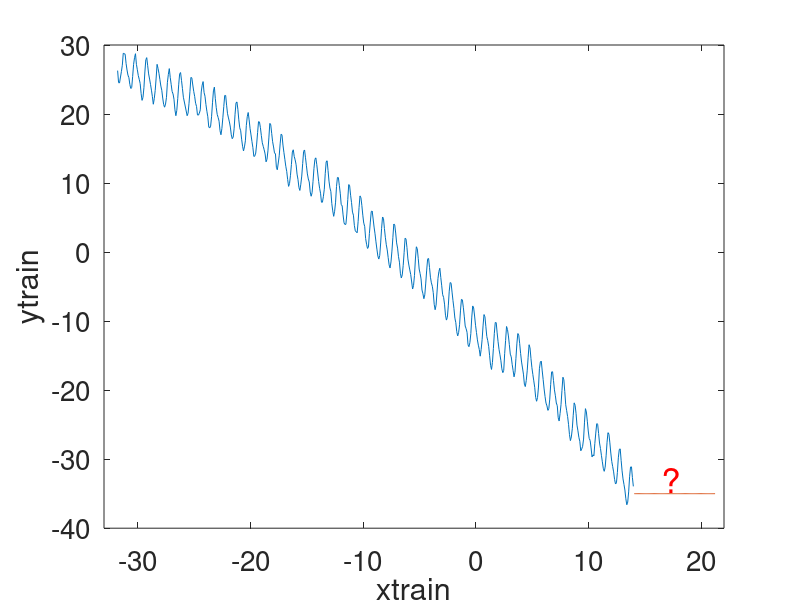
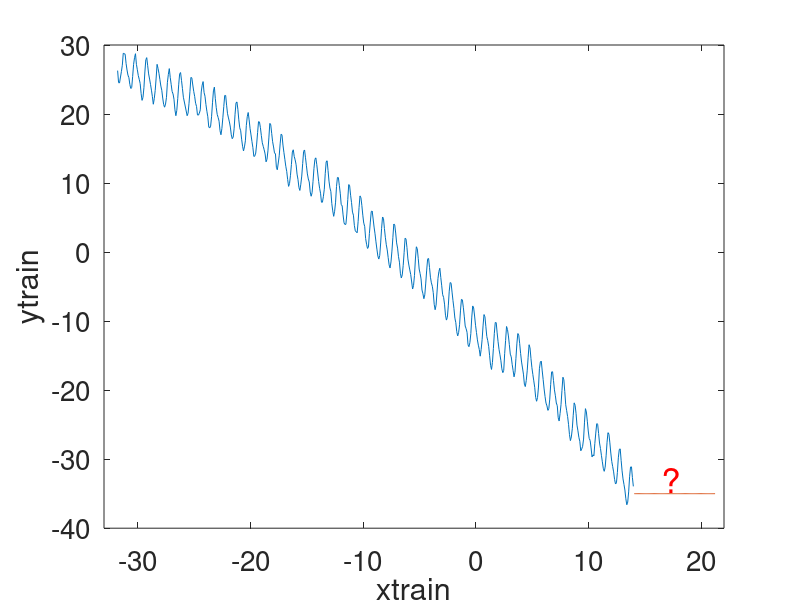

Source code (MATLAB) for these figures, in order:
close all;clc;clear;

load question1
f = figure;

hold on
plot(xtrain,ytrain)
plot(xtest,ones(87,1)*-35)
text(16.5,-33,'?','Color','red','fontsize',25)
box on

xlabel('xtrain')
ylabel('ytrain')
xlim([-33 22])

set(gca,'fontsize',20)

saveas(f, './figure/data1.fig')
saveas(f, './figure/data1.epsc')

